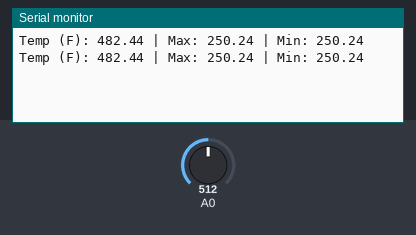
The sketch below on a simulated Arduino Uno, built with avr-gcc and run on an emulated ATmega328P. On the bench: the last lines printed to the serial monitor. The inputs (shaded band) are chosen by the test bench; at power-on: A0 = 512.

Above: at 2.8 s.
2.9 s: A0 set to 716
At 5.2 s:
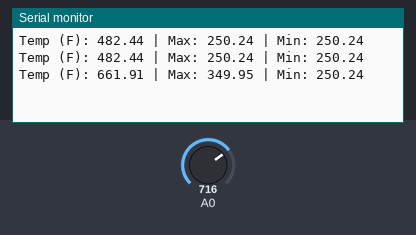
5.6 s: A0 set to 900
At 7.0 s:
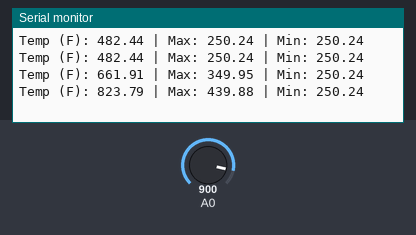
Timing chart, 0 to 8.6 s (numbered marks = the images above; inputs shaded):
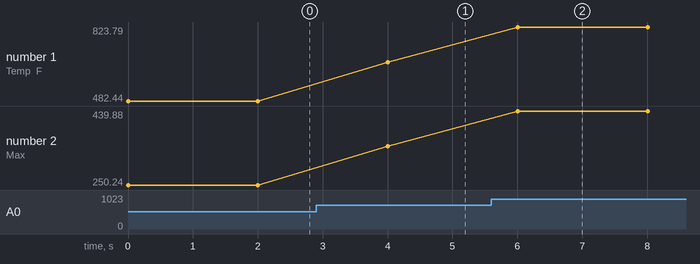

Measured:
- after the input at 2.9 s, the serial monitor: prints a new line after 1.1 s (image 1)
- after the input at 5.6 s, the serial monitor: prints a new line after 0.41 s (image 2)
- plotted number 1: 482.44 → 661.91 after the input at 2.9 s, 661.91 → 823.79 after the input at 5.6 s
- plotted number 2: 250.24 → 349.95 after the input at 2.9 s, 349.95 → 439.88 after the input at 5.6 s

The sketch:

minmaxtemp.ino
```cpp
float maxTemp = -1000;
float minTemp = 1000;

void setup() {
  Serial.begin(9600);
}

void loop() {
  float temp = analogRead(A0) * 5.0 / 1023.0 * 100;
  if (temp > maxTemp) maxTemp = temp;
  if (temp < minTemp) minTemp = temp;

  float tempF = temp * 9 / 5 + 32;
  Serial.print("Temp (F): ");
  Serial.print(tempF);
  Serial.print(" | Max: ");
  Serial.print(maxTemp);
  Serial.print(" | Min: ");
  Serial.println(minTemp);

  delay(2000);
}
```
